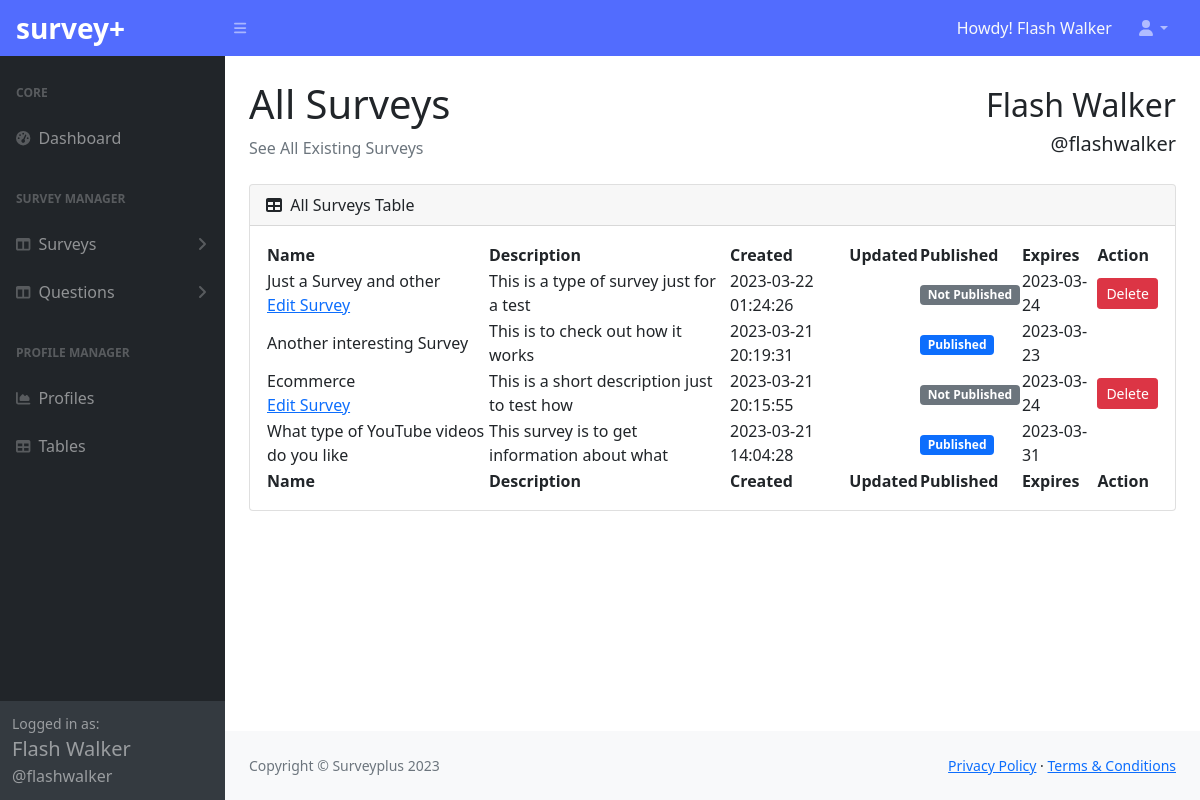
Before: /dashboard/survey/index.php (signed in) with the older database file.
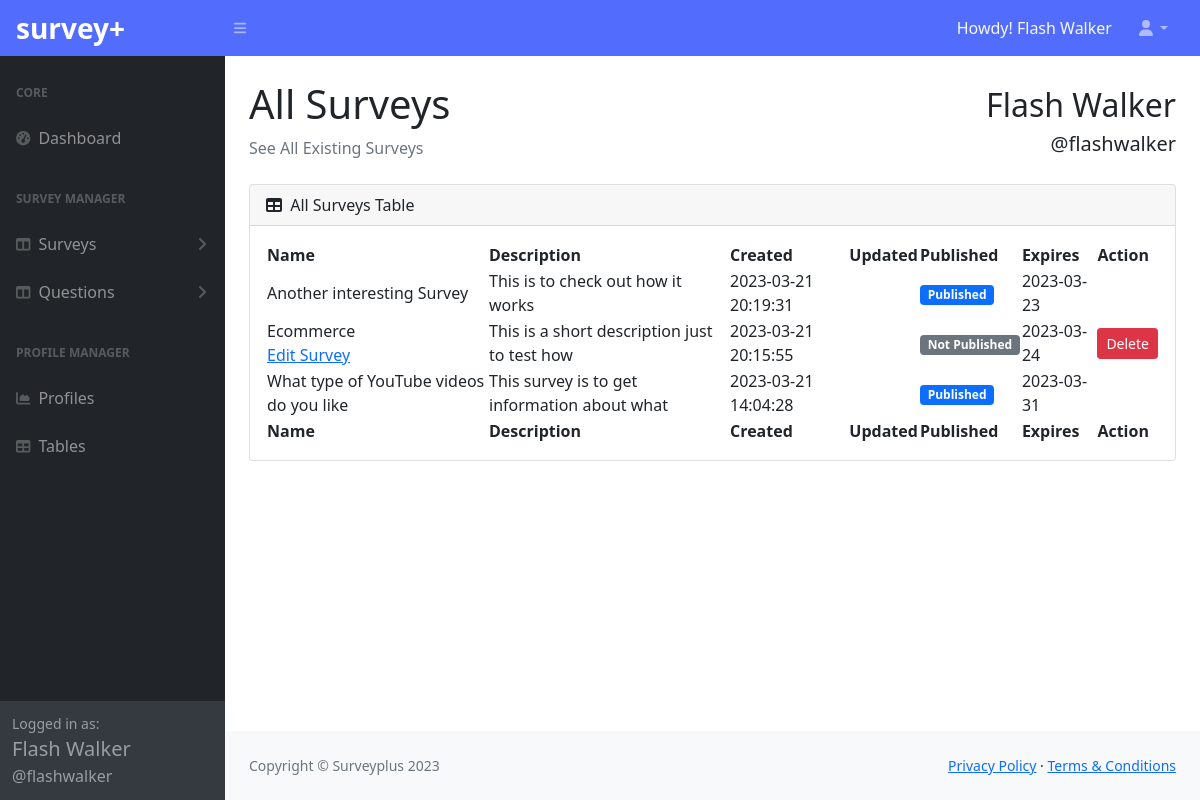
After: the same page with the newer database file.
### tables this page shows
CREATE TABLE `survey` (
  `id` int(11) NOT NULL,
  `updatedOn` datetime DEFAULT NULL,
  `name` varchar(45) NOT NULL,
  `description` varchar(45) NOT NULL,
  `published` tinyint(1) NOT NULL,
  `createdOn` timestamp NOT NULL DEFAULT current_timestamp(),
  `publishedOn` datetime DEFAULT NULL,
  `expiresOn` date DEFAULT NULL,
  `user_id` int(11) NOT NULL
);

### app/Models/BaseModel.php (called while the page is built, shortened)
<?php
class BaseModel
{
    protected $conn;
    protected $stmt;
    public function __construct()
    {
        $this->db = new Database();
        if($this->db instanceof Database){
            $this->conn = $this->db->connect();
        }
    }
    public function select(string $query)
    {
        $this->stmt =  $this->conn->prepare($query);
        $this->stmt->execute();
        $this->stmt->setFetchMode(PDO::FETCH_ASSOC);
        return $this;
    }
    public function findAll(){
        return $this->stmt->fetchAll();
    }
}

### app/Config/Database.php (called while the page is built, shortened)
<?php
class Database{
    private array $dsn = [];
    public function __construct(){
        $this->dsn = [
            "host" => "localhost",
            "database" => "surveyplus",
            "port" => 33012,
            "username" => "root",
            "password" => "",
            "driver" => "mysql"
        ];
    }
    public function connect()
    {
       try{
            $this->conn = new PDO($this->dsn['driver'].":host=".$this->dsn['host'].";port=".$this->dsn['port'].";dbname=".$this->dsn['database'], $this->dsn['username'], $this->dsn['password']);
            $this->conn->setAttribute(PDO::ATTR_ERRMODE, PDO::ERRMODE_EXCEPTION);
            return $this->conn;
       } catch(PDOException $e){
            echo "Connection Failed " . $e->getMessage();
       }
    }
}

### app/Controllers/SurveyController.php (called while the page is built, shortened)
<?php
class SurveyController extends BaseController
{
    public Surveys $surveys;
    public function __construct()
    {
        $this->surveys = new Surveys();
    }
    public function show_user_survey(int $user_id, bool $published = null) : array
    {
        return $this->surveys->get(null, $user_id, $published);
    }
}

### app/Models/Surveys.php (called while the page is built, shortened)
<?php
final class Surveys extends BaseModel
{
    public string $table = "survey";
    public function get(int $survey_id = null, int $user_id = null, bool $published = null) : array
    {
        if($user_id != null){
            $surveys = $this->select("SELECT * FROM $this->table WHERE user_id = $user_id ORDER BY id DESC")->findAll();
            return $surveys;
        }
        $surveys = $this->select("SELECT * FROM $this->table ORDER BY id DESC")->findAll();
        return $surveys;
    }
}

### helpers/string_helper.php (called while the page is built, shortened)
<?php
if(!function_exists("minimize")){
    function minimize(string $str, int $num_chars = 120)
    {
        return $str;
    }
}

### dashboard/survey/index.php (the view, shortened to what the changed rows need)
<?php
$pageTitle = "All Surveys"; ?>
<?php require DASHBOARD_PATH . "/partials/header.php" ?>
<?php
    $surveys = new SurveyController();
    $all_surveys = $surveys->show_user_survey($_SESSION["user_id"]);
?>
<body class="sb-nav-fixed">
    <div id="layoutSidenav">
        <div id="layoutSidenav_content">
            <main>
                <div class="container-fluid px-4">
                    <div class="row align-items-center">
                        <div class="col-md-6">
                            <h1 class="mt-4"><?= $pageTitle ?></h1>
                        </div>
                    </div>
                    <div class="card mb-4">
                        <div class="card-body">
                            <table id="datatablesSimple">
                                <thead>
                                    <tr>
                                        <th>Name</th>
                                        <th>Description</th>
                                        <th>Created</th>
                                        <th>Updated</th>
                                        <th>Published</th>
                                        <th>Expires</th>
                                        <th>Action</th>
                                    </tr>
                                </thead>
                                <tfoot>
                                    <tr>
                                        <th>Name</th>
                                        <th>Description</th>
                                        <th>Created</th>
                                        <th>Updated</th>
                                        <th>Published</th>
                                        <th>Expires</th>
                                        <th>Action</th>
                                    </tr>
                                </tfoot>
                                <tbody>
                                    <?php if (isset($all_surveys) && !empty($all_surveys)) : ?>
                                        <?php foreach ($all_surveys as $survey) : ?>
                                            <tr>
                                                <td>
                                                    <?= $survey["name"] ?>
                                                    <?php if($survey["published"] != 1): ?>
                                                        <div class="d-block p-0">
                                                            <a href="<?= DASHBOARD_URL . '/survey/edit.php?survey=' . $survey['id'] . '&action=edit' ?>">Edit Survey</a>
                                                        </div>
                                                    <?php endif ?>
                                                </td>
                                                <td><?= minimize($survey["description"]) ?></td>
                                                <td><?= $survey["createdOn"] ?></td>
                                                <td><?= $survey["updatedOn"] ?></td>
                                                <td>
                                                    <?php if($survey["published"] == 1): ?>
                                                        <span class="badge bg-primary">Published</span>
                                                    <?php else: ?>
                                                        <span class="badge bg-secondary">Not Published</span>
                                                    <?php endif ?>
                                                </td>
                                                <td><?= $survey["expiresOn"] ?></td>
                                                <td>
                                                    <?php if($survey["published"] != 1): ?>
                                                       <a href="<?= DASHBOARD_URL . '/survey/delete.php?survey=' . $survey['id'] . '&action=delete' ?>" class="btn btn-danger btn-sm">Delete</a>
                                                    <?php endif ?>
                                                </td>
                                            </tr>
                                        <?php endforeach ?>
                                    <?php endif ?>
                                </tbody>
                            </table>
                        </div>
                    </div>
                </div>
            </main>
        </div>
    </div>
</body>
</html>

Changed rows visible on the page:
removed survey: name "Just a Survey and other", description "This is a type of survey just for a test", createdOn "2023-03-22 01:24:26", published "Not Published", expiresOn "2023-03-24"
